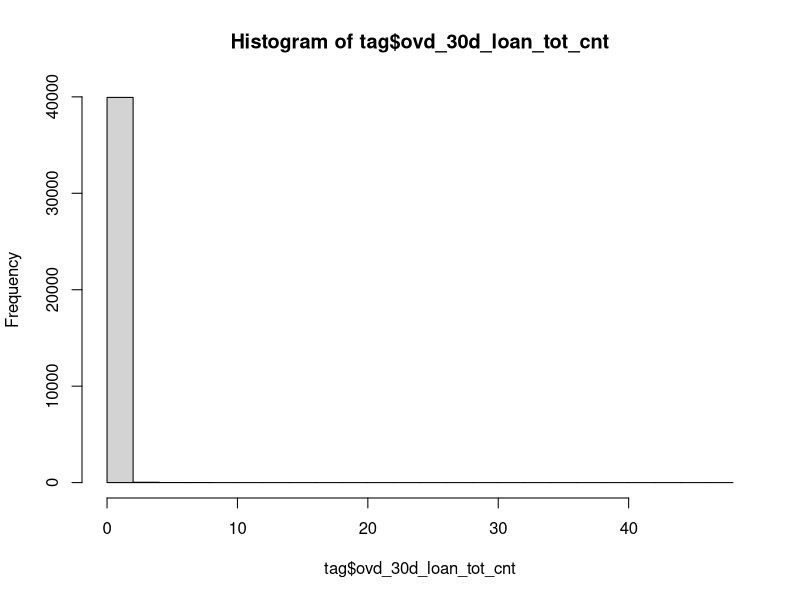
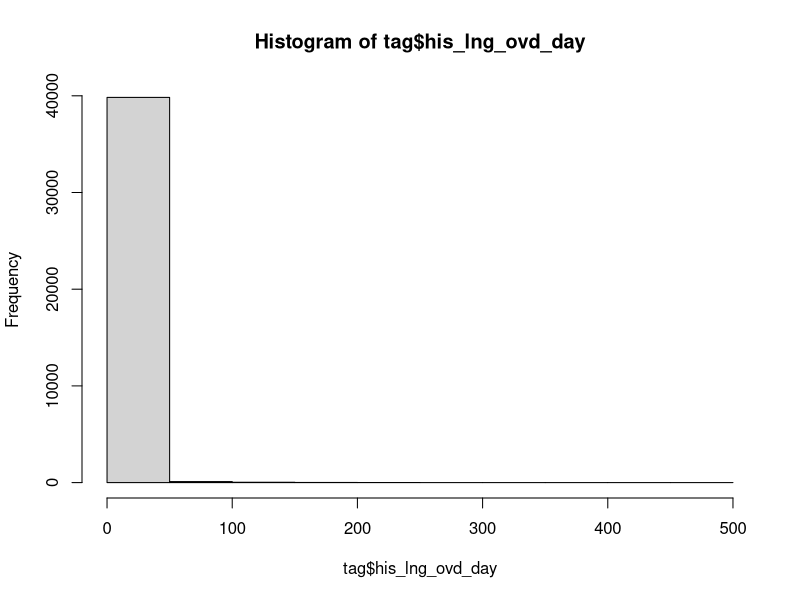
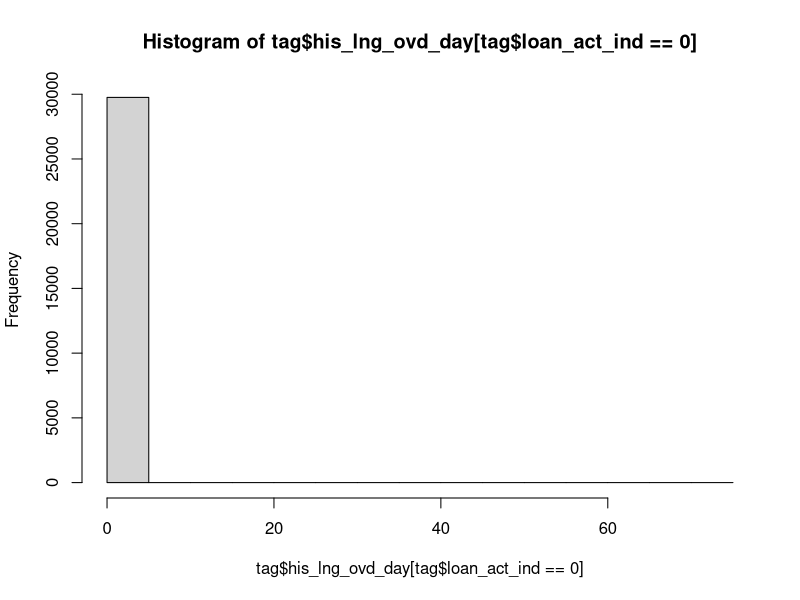
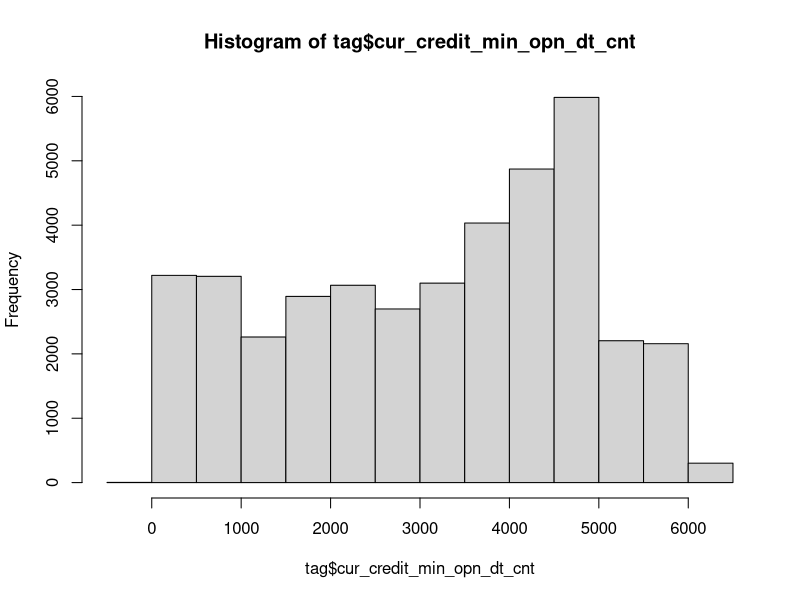
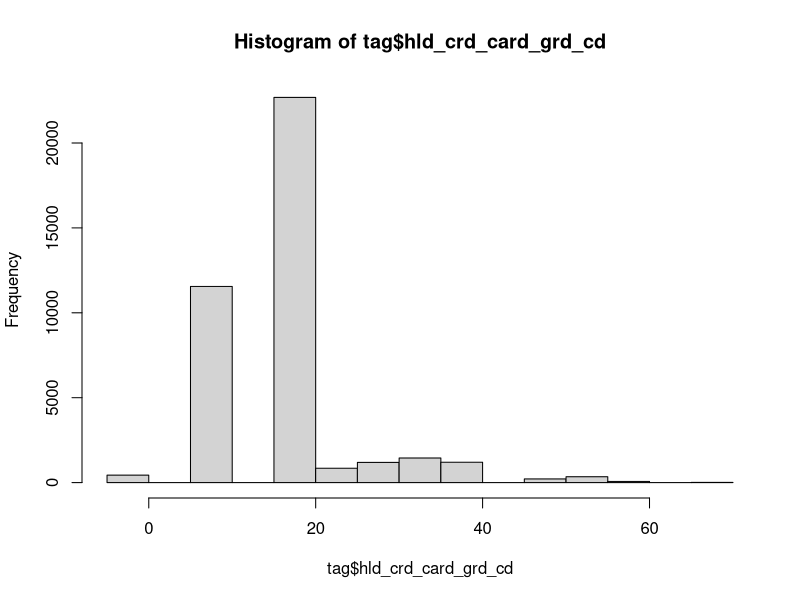
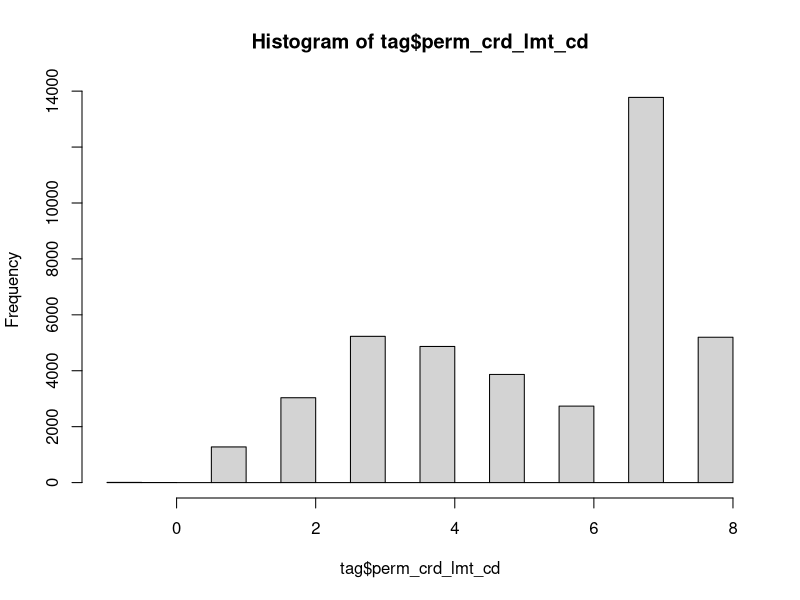
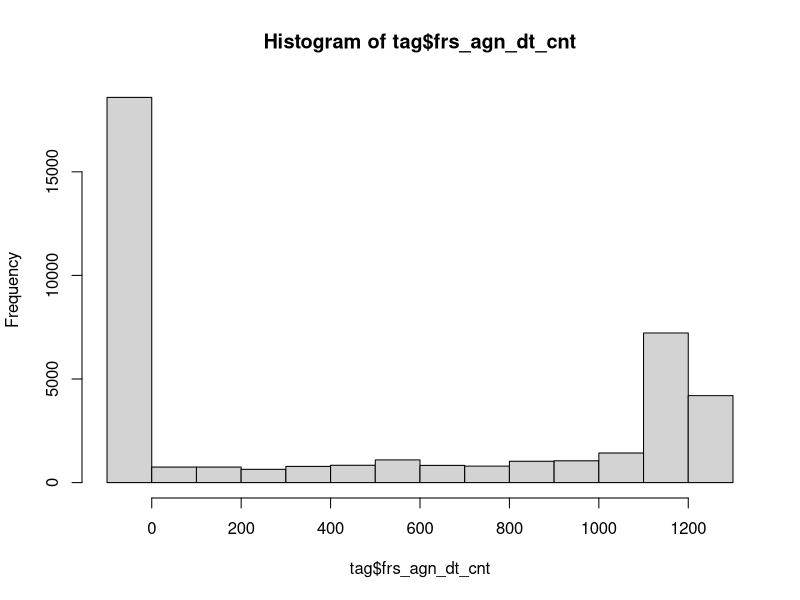

Reproduce these figures in R, in order.
## ---- chunk 1
library(tidyverse)
library(ggplot2)

tag <- read.csv("train_tag.csv")
dim(tag)[1]
colnames(tag)
rdm.index <- sample(dim(tag)[1], size=6)
tag[rdm.index,]
summary(tag)
## ---- chunk 2
#response variable
hist(tag$ovd_30d_loan_tot_cnt)
#default for loan + credit card 
hist(tag$his_lng_ovd_day)
#default for credit card (customers without loan)
hist(tag$his_lng_ovd_day[tag$loan_act_ind==0])

#exclude customers with 
## ---- chunk 3
#put categorical variables as fators
tag[c(2,3,5,6,7,8,10,11,12,13,14,15,16,18,30,35,37)] <- lapply(tag[c(2,3,5,6,7,8,10,11,12,13,14,15,16,18,30,35,37)], as.factor)

#levels with empty name recoded as NA
tag$atdd_type[tag$atdd_type != "0" & tag$atdd_type != "1"] <- NA
tag$atdd_type <- droplevels(tag$atdd_type)
tag$deg_cd[tag$deg_cd == ""] <- NA
tag$deg_cd <- droplevels(tag$deg_cd)
summary(tag$edu_deg_cd)
tag$edu_deg_cd[tag$edu_deg_cd == ""] <- NA
tag$edu_deg_cd <- droplevels(tag$edu_deg_cd)
summary(tag)
## ---- chunk 4
#try to remove -1
colnames(tag)
neg_col_index <- c(17, 19, 20, 23, 24, 34, 38, 42)
dat <- tag
for (i in 1:8) {
  dat <- subset(dat, dat[neg_col_index[i]] != -1)
}

dim(dat) 
dim(tag)
## ---- chunk 5
#check cur_credit_min_opn_dt_cnt
hist(tag$cur_credit_min_opn_dt_cnt)
summary(tag$cur_credit_cnt)
#remove rows with -1 in cur_credit_min_opn_dt_cnt
dat1 <- subset(tag, cur_credit_min_opn_dt_cnt != -1)

#check hld_crd_card_grd_cd
hist(tag$hld_crd_card_grd_cd)
#remove -1 in hld_crd_card_grd_cd
dat1 <- subset(dat1, hld_crd_card_grd_cd != -1)

#check perm_crd_lmt_cd
hist(tag$perm_crd_lmt_cd)
#remove -1 in perm_crd_lmt_cd
dat1 <- subset(dat1, perm_crd_lmt_cd != -1)

#check frs_agn_dt_cnt
hist(tag$frs_agn_dt_cnt)
## ---- chunk 6
#Weight of evidence
dat$flag
